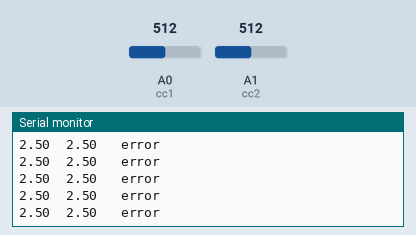
Simulated run of this sketch. Board: Arduino Uno, built with avr-gcc and run on an emulated ATmega328P. Parts: the last lines printed to the serial monitor. The test bench sets the inputs (shaded band); at power-on: A0 (cc1) = 512, A1 (cc2) = 512.

Above: at 2.2 s.
2.3 s: A0 (cc1) set to 23
At 2.32 s:
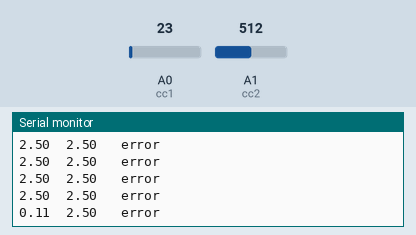
3.8 s: A0 (cc1) set to 18
At 3.84 s:
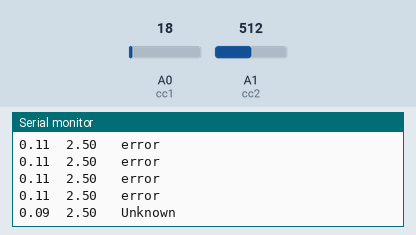
5.7 s: A1 (cc2) set to 426
At 5.76 s:
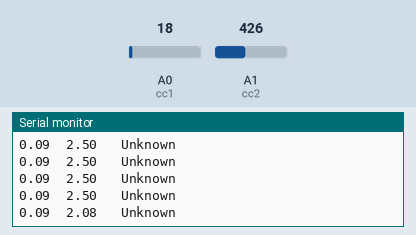
7.2 s: A1 (cc2) set to 406
At 7.27 s:
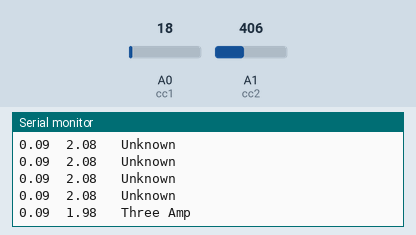
9.1 s: A1 (cc2) set to 277
At 9.19 s:
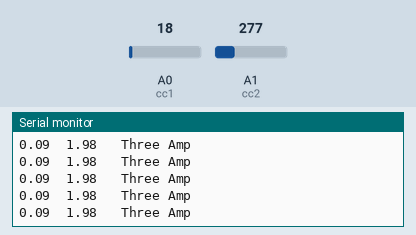
10.6 s: A1 (cc2) set to 254
At 10.61 s:
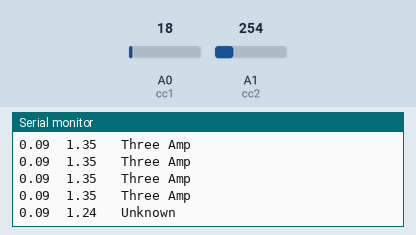
Timing chart, 0 to 13.1 s (numbered marks = the images above; inputs shaded):
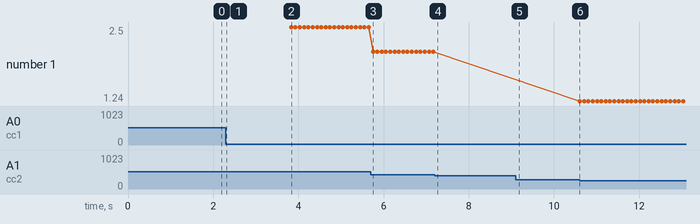

Measured:
- the behaviour switches between 21 and 20 on A0 (cc1) (found by bisection; images 1 and 2)
- the behaviour switches between 418 and 417 on A1 (cc2) (found by bisection; images 3 and 4)
- the behaviour switches between 269 and 268 on A1 (cc2) (found by bisection; images 5 and 6)
- after the input at 2.3 s, the serial monitor: prints a new line at once (image 1)
- after the input at 3.8 s, the serial monitor: prints a new line at once (image 2)
- after the input at 5.7 s, the serial monitor: prints a new line after 0.05 s (image 3)
- after the input at 7.2 s, the serial monitor: prints a new line after 0.07 s (image 4)
- after the input at 10.6 s, the serial monitor: prints a new line at once (image 6)

The sketch:

usb_cc_test.ino
```cpp
int cc1 = A0;
int cc2 = A1;

//It's impossible for the APM to determine - by CC alone - if we are on battery or on are only plugged in via the programming USB C connector.
//Since in both cases both voltages on CC1 and CC2 are zero.
//Fortunately, this does not matter (to the user), since if we are plugged in the programming APM connector, only 5V will be powered.
//The 15V line will not be powered up; the magnet will not run; but all the rest of the logic will.
//No big deal.
enum power_source {
  BATTERY,
  HALF_AMP,
  ONE_HALF_AMP,
  THREE_AMP,
  ERR,
  UNKNOWN,
};

void setup() {
  // put your setup code here, to run once:
  Serial.begin(57600);
  delay(1000);
  Serial.print("Hello World!");
}

void loop() {
  // put your main code here, to run repeatedly:
  float v_cc1 = float(analogRead(cc1))*5/1024;
  float v_cc2 = float(analogRead(cc2))*5/1024;

  Serial.print(v_cc1); //convert from 10 bit to 0 to 5 V
  Serial.print("\t");
  Serial.print(v_cc2);

  float max_voltage = max(v_cc1,v_cc2);
  float min_voltage = min(v_cc1,v_cc2);

  int power_state = UNKNOWN;

  if( min_voltage < -0.1 || min_voltage > 0.1)
  {
    //some kind of error
    power_state = ERR;
    Serial.print("\t error");
  }
  else if(max_voltage < 0.1)
  {
    power_state = BATTERY;
    Serial.print("\t Battery");
  }
  else if(0.25 < max_voltage && max_voltage < 0.61)
  {
    power_state = HALF_AMP;
    Serial.print("\t 0.5 Amp");
  }
  else if(0.70 < max_voltage && max_voltage < 1.16)
  {
    power_state = ONE_HALF_AMP;
    Serial.print("\t 1.5 Amp");
  }
  else if(1.31 < max_voltage && max_voltage < 2.04)
  {
    power_state = THREE_AMP;
    Serial.print("\t Three Amp");
  }
  else
  {
    Serial.print("\t Unknown");
  }

  Serial.println();


  delay(100);

}
```
